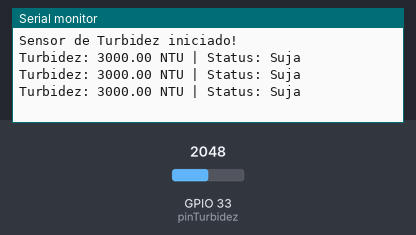
Simulated run of this sketch. Board: ESP32. Shown: the last lines printed to the serial monitor. Inputs (shaded band) come from the test bench; at power-on: GPIO 33 (pinTurbidez) = 2048.

Above: at 1.7 s.
1.8 s: GPIO 33 (pinTurbidez) set to 3603
At 2.7 s:
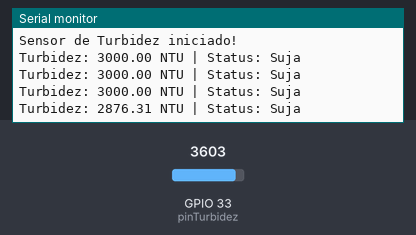
3.3 s: GPIO 33 (pinTurbidez) set to 4095
At 3.8 s:
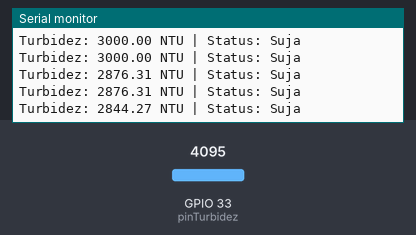
Timing chart, 0 to 6.3 s (numbered marks = the images above; inputs shaded):
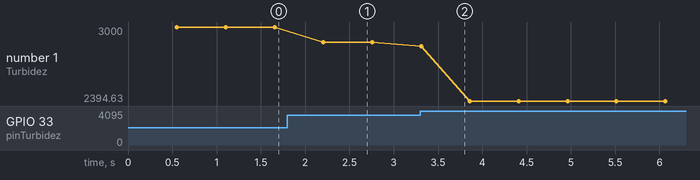

The sketch:

10.Turbidez.ino
```cpp
// ========================================================
// === SENSOR DE TURBIDEZ
// ========================================================

// --- CONFIGURAÇÕES DO ESP32 ---
const int pinTurbidez = 33;

const int NUM_SAMPLES_TURB = 10; // quantidade de leituras médias
const float VREF = 3.3;          // tensão usada pelo ADC
const int ADC_MAX = 4095;        // resolução do ADC do ESP32 (12 bits)

float ntuFinal = 0;
String statusTurbidez = "N/A";

// --------------------------------------------------------
// Função auxiliar para arredondar valores
// --------------------------------------------------------
float ArredondarPara(float valor, int casas)
{
  float mult = pow(10, casas);
  return round(valor * mult) / mult;
}

// --------------------------------------------------------
// Função de leitura da turbidez
// --------------------------------------------------------
void lerTurbidez()
{
  float voltagem = 0;

  for (int i = 0; i < NUM_SAMPLES_TURB; i++)
  {
    float leitura = analogRead(pinTurbidez);
    float v = (leitura / (float)ADC_MAX) * VREF;
    voltagem += v;
    delay(5);
  }

  voltagem = voltagem / NUM_SAMPLES_TURB;
  voltagem = ArredondarPara(voltagem, 2);

  float ntu = 0;

  // Curva aproximada do sensor
  if (voltagem < 2.5)
  {
    ntu = 3000;
  }
  else if (voltagem > 4.2)
  {
    ntu = 0;
  }
  else
  {
    ntu = -1120.4 * pow(voltagem, 2) + 5742.3 * voltagem - 4353.8;
  }

  ntuFinal = (ntu < 0) ? 0 : ntu;

  // Classificação da turbidez
  if (ntuFinal <= 5)
  {
    statusTurbidez = "Limpa";
  }
  else if (ntuFinal <= 50)
  {
    statusTurbidez = "Media";
  }
  else
  {
    statusTurbidez = "Suja";
  }
}

// ========================================================
// SETUP
// ========================================================
void setup()
{
  Serial.begin(115200);
  delay(500);

  pinMode(pinTurbidez, INPUT);

  Serial.println("Sensor de Turbidez iniciado!");
}

// ========================================================
// LOOP
// ========================================================
void loop()
{
  lerTurbidez();

  Serial.print("Turbidez: ");
  Serial.print(ntuFinal);
  Serial.print(" NTU | Status: ");
  Serial.println(statusTurbidez);

  delay(500);
}
```

Measured:
- after the input at 1.8 s, the serial monitor: prints a new line after 0.41 s (image 1)
- after the input at 3.3 s, the serial monitor: prints a new line at once (image 2)
- plotted number 1: 3000 → 2876.31 after the input at 1.8 s, 2876.31 → 2394.63 after the input at 3.3 s
